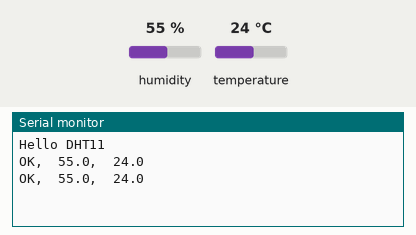
The sketch below on a simulated Arduino Uno, built with avr-gcc and run on an emulated ATmega328P. Shown: the last lines printed to the serial monitor. Wiring (inferred from the names in the program): DHT11 sensor: data pin 2. The test bench sets the inputs (shaded band); at power-on: humidity 55 %, temperature 24 °C.

Above: at 2.8 s.
2.9 s: humidity set to 22 %
At 4.4 s:
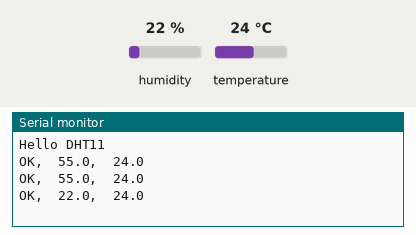
5.6 s: temperature set to 12 °C
At 6.8 s:
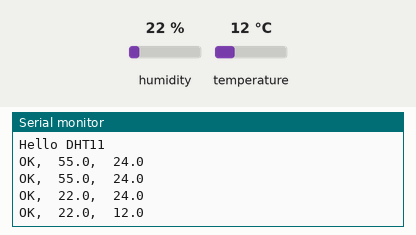
8.3 s: humidity set to 40 %
At 11.4 s:
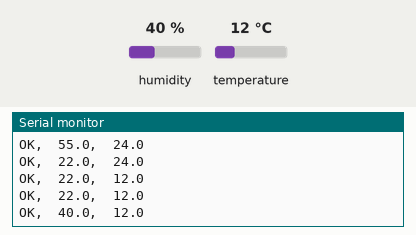
Timing chart, 0 to 12.9 s (numbered marks = the images above; inputs shaded):
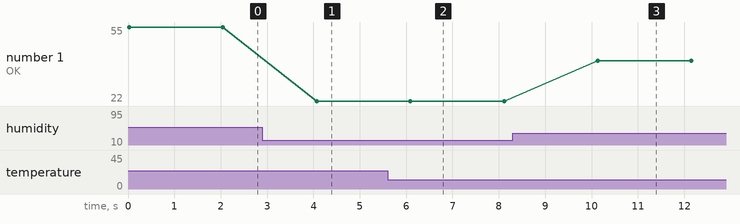

The sketch:

dht11.ino
```cpp
#include <dht.h>

#define DHTPIN 2

dht DHT;

void setup() {
  // put your setup code here, to run once:
  Serial.begin(9600);
  Serial.println("Hello DHT11");
}

void loop() {
  // put your main code here, to run repeatedly:

  int chk = DHT.read11(DHTPIN);
  switch (chk)
  {
    case DHTLIB_OK:
      Serial.print("OK,\t");
      break;
    case DHTLIB_ERROR_CHECKSUM:
      Serial.print("Checksum error,\t");
      break;
    case DHTLIB_ERROR_TIMEOUT:
      Serial.print("Time out error,\t");
      break;
    case DHTLIB_ERROR_CONNECT:
      Serial.print("Connect error,\t");
      break;
    case DHTLIB_ERROR_ACK_L:
      Serial.print("Ack Low error,\t");
      break;
    case DHTLIB_ERROR_ACK_H:
      Serial.print("Ack High error,\t");
      break;
    default:
      Serial.print("Unknown error,\t");
      break;
  }
  // DISPLAY DATA
  Serial.print(DHT.humidity, 1);
  Serial.print(",\t");
  Serial.println(DHT.temperature, 1);

  delay(2000);
}
```

Measured:
- after the input at 2.9 s, the serial monitor: prints a new line after 1.2 s (image 1)
- after the input at 5.6 s, the serial monitor: prints a new line after 0.49 s (image 2)
- after the input at 8.3 s, the serial monitor: prints a new line after 1.8 s (image 3)
- plotted number 1: 55 → 22 after the input at 2.9 s, 22 → 40 after the input at 8.3 s
